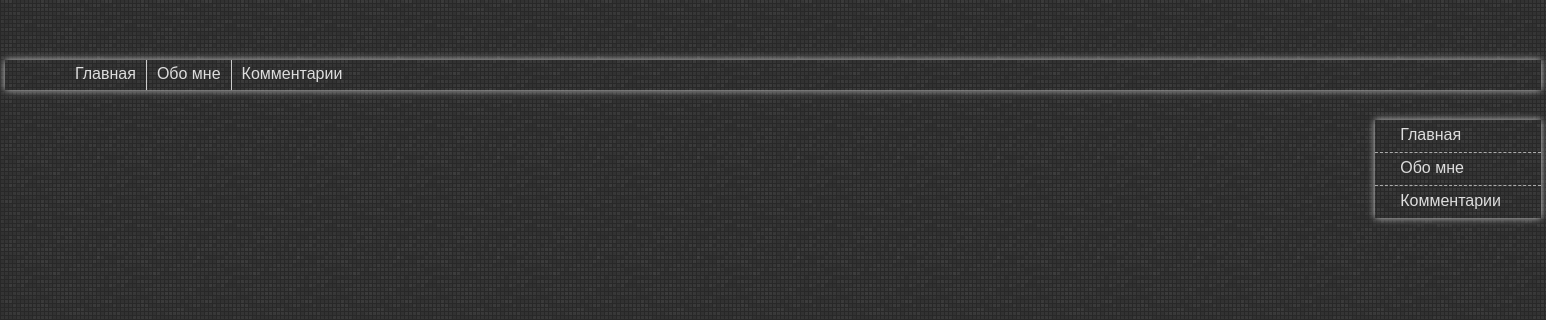
Before: / with the older database file.
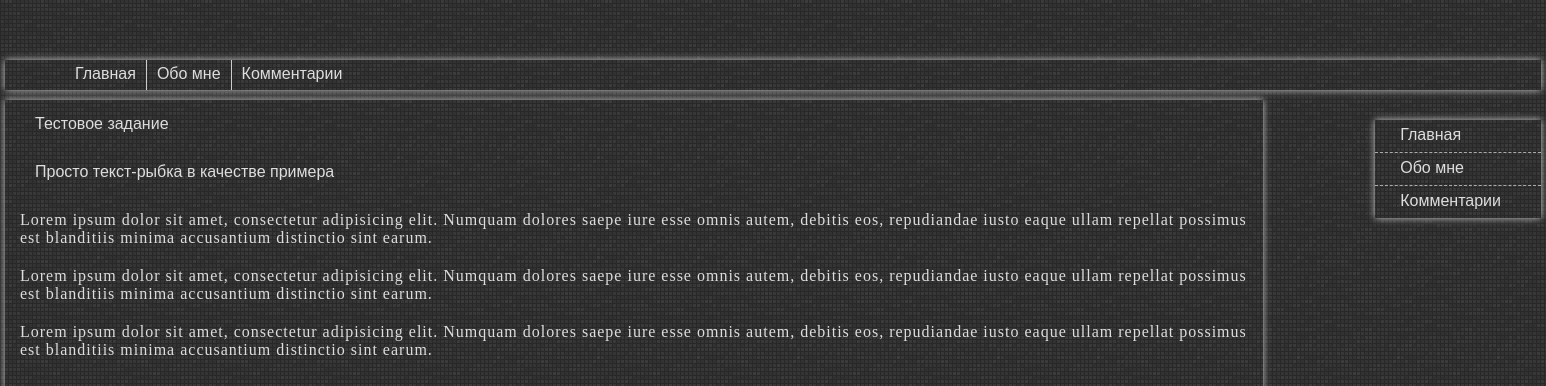
After: the same page with the newer database file.
### tables this page shows
CREATE TABLE IF NOT EXISTS `pages` (
  `id` int(11) NOT NULL AUTO_INCREMENT,
  `title1` varchar(100) NOT NULL,
  `title2` varchar(100) NOT NULL,
  `article` text NOT NULL,
  `full_name` varchar(100) NOT NULL,
  `person_desc` text NOT NULL,
  `education` text NOT NULL,
  `add_info` text NOT NULL,
  `org` varchar(100) NOT NULL,
  `period` varchar(50) NOT NULL,
  `post` varchar(100) NOT NULL,
  PRIMARY KEY (`id`)
);

### index.php (called while the page is built, shortened)
<?php
require_once("model/model.php");
require_once("view/template.php");
?>

### database.php (called while the page is built, shortened)
<?php
class Database
{
    static function query($query)
    {
        $mysqli = new mysqli("localhost", "presentation", "presentation", "presentation_site");
        $tableQuery = $mysqli->query($query);
        return $tableQuery;
    }
}
?>

### model/model.php (called while the page is built, shortened)
<?php
require_once("database.php");
class Model
{
    static function readMainPage()
    {
        $result = Database::query("SELECT * FROM pages");
        $articles = array();
        while ($obj = $result->fetch_object()) {
            $articles[$obj->id] = $obj;
        }
        return $articles;
    }
}
?>

### view/pages/mainpage_view.php (the view)
<?php $articles = Model::readMainPage(); ?>
<div class="content border">
    <? foreach ($articles as $article): ?>
        <h2><?php echo $article->title1; ?></h2>
        <h3><?php echo $article->title2; ?></h3>
        <p>
            <?php echo $article->article; ?>
        </p>
    <? endforeach; ?>
</div>

Changed rows visible on the page:
added pages: title1 "Тестовое задание", title2 "Просто текст-рыбка в качестве примера", article "Lorem ipsum dolor sit amet, consectetur adipisicing elit. Numquam dolores saepe iure esse omnis autem, debitis eos, repudiandae iusto eaque ullam repellat possimus est blanditiis minima accusantium distinctio sint earum. Lorem ipsum dolor sit amet, consectetur adipisicing elit. Numquam dolores saepe iure esse omnis autem, debitis eos, repudiandae iusto eaque ullam repellat possimus est blanditiis minima accusantium distinctio sint earum. Lorem ipsum dolor sit amet, consectetur adipisicing elit. Numquam dolores saepe iure esse omnis autem, debitis eos, repudiandae iusto eaque ullam repellat possimus est blanditiis minima accusantium distinctio sint earum."
